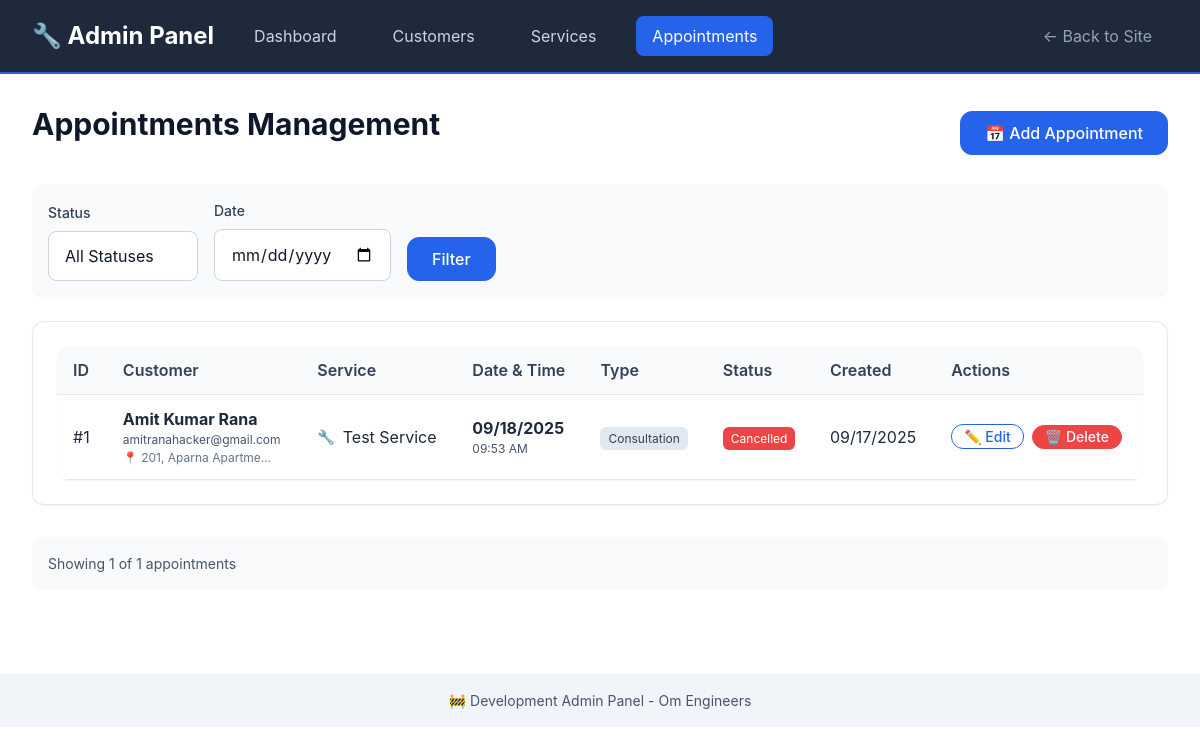
/admin/appointments, run on the app's committed database.
### models/appointment_db.py (models this page shows, shortened)
class Appointment(db.Model):
    __tablename__ = 'appointments'
    id: Mapped[int] = mapped_column(primary_key=True)
    customer_id: Mapped[int] = mapped_column(ForeignKey('customers.id'), nullable=False)
    service_id: Mapped[int] = mapped_column(ForeignKey('services.id'), nullable=False)
    appointment_date: Mapped[date] = mapped_column(Date, nullable=False, index=True)
    appointment_time: Mapped[time] = mapped_column(Time, nullable=False)
    appointment_type: Mapped[AppointmentType] = mapped_column(Enum(AppointmentType), default=AppointmentType.SERVICE)
    status: Mapped[AppointmentStatus] = mapped_column(Enum(AppointmentStatus), default=AppointmentStatus.PENDING, index=True)
    notes: Mapped[str] = mapped_column(Text, nullable=True)
    address: Mapped[str] = mapped_column(Text, nullable=True)
    estimated_duration: Mapped[str] = mapped_column(String(50), nullable=True)
    estimated_cost: Mapped[str] = mapped_column(String(50), nullable=True)
    actual_cost: Mapped[str] = mapped_column(String(50), nullable=True)
    technician_notes: Mapped[str] = mapped_column(Text, nullable=True)
    created_at: Mapped[datetime] = mapped_column(DateTime, default=datetime.utcnow)
    updated_at: Mapped[datetime] = mapped_column(DateTime, default=datetime.utcnow, onupdate=datetime.utcnow)
    completed_at: Mapped[datetime] = mapped_column(DateTime, nullable=True)
    cancelled_at: Mapped[datetime] = mapped_column(DateTime, nullable=True)
    customer = db.relationship('Customer', back_populates='appointments')
    service = db.relationship('Service', back_populates='appointments')

### models/customer_db.py (models this page shows, shortened)
class Customer(db.Model):
    __tablename__ = 'customers'
    id: Mapped[int] = mapped_column(primary_key=True)
    name: Mapped[str] = mapped_column(String(100), nullable=False)
    email: Mapped[str] = mapped_column(String(120), nullable=True, index=True)
    phone: Mapped[str] = mapped_column(String(20), nullable=False, index=True)
    address: Mapped[str] = mapped_column(Text, nullable=True)
    created_at: Mapped[datetime] = mapped_column(DateTime, default=datetime.utcnow)
    updated_at: Mapped[datetime] = mapped_column(DateTime, default=datetime.utcnow, onupdate=datetime.utcnow)
    appointments = db.relationship('Appointment', back_populates='customer', cascade='all, delete-orphan')

### models/service_db.py (models this page shows, shortened)
class Service(db.Model):
    __tablename__ = 'services'
    id: Mapped[int] = mapped_column(primary_key=True)
    name: Mapped[str] = mapped_column(String(100), nullable=False)
    description: Mapped[str] = mapped_column(Text, nullable=False)
    category: Mapped[str] = mapped_column(String(50), nullable=False, index=True)
    duration: Mapped[str] = mapped_column(String(50), nullable=False)
    price_range: Mapped[str] = mapped_column(String(50), nullable=False)
    icon: Mapped[str] = mapped_column(String(10), default="🔧")
    is_active: Mapped[bool] = mapped_column(Boolean, default=True, index=True)
    created_at: Mapped[datetime] = mapped_column(DateTime, default=datetime.utcnow)
    updated_at: Mapped[datetime] = mapped_column(DateTime, default=datetime.utcnow, onupdate=datetime.utcnow)
    appointments = db.relationship('Appointment', back_populates='service')

### routes/admin.py (the view)
@admin_bp.route('/appointments')
def appointments():
    status = request.args.get('status', '')
    date_filter = request.args.get('date', '')
    page = request.args.get('page', 1, type=int)
    query = Appointment.query
    if status:
        try:
            status_enum = AppointmentStatus(status)
            query = query.filter(Appointment.status == status_enum)
        except ValueError:
            pass
    if date_filter:
        try:
            filter_date = datetime.strptime(date_filter, '%Y-%m-%d').date()
            query = query.filter(Appointment.appointment_date == filter_date)
        except ValueError:
            pass
    appointments = query.order_by(Appointment.created_at.desc()).paginate(
        page=page, per_page=20, error_out=False
    )
    appointment_details = []
    for apt in appointments.items:
        customer = Customer.query.get(apt.customer_id)
        service = Service.query.get(apt.service_id)
        appointment_details.append({
            'appointment': apt,
            'customer': customer,
            'service': service
        })
    return render_template('admin/appointments.html',
                         appointments=appointments,
                         appointment_details=appointment_details,
                         statuses=list(AppointmentStatus),
                         current_status=status,
                         current_date=date_filter)

### templates/admin/appointments.html (shortened to what this page needs)
{% extends "admin/base.html" %}
{% block content %}
<div style="display: flex; justify-content: space-between; align-items: center; margin-bottom: var(--space-6);">
    <h1>Appointments Management</h1>
    <a href="{{ url_for('admin.new_appointment') }}" class="btn btn-primary">📅 Add Appointment</a>
</div>
<div class="filters">
    <form method="GET" style="display: flex; gap: var(--space-4); align-items: end; flex-wrap: wrap; width: 100%;">
        <div style="min-width: 150px;">
            <label for="status" class="form-label">Status</label>
            <select id="status" name="status" class="form-input">
                <option value="">All Statuses</option>
            </select>
        </div>
        <div style="min-width: 150px;">
            <label for="date" class="form-label">Date</label>
            <input type="date" id="date" name="date" class="form-input" value="{{ current_date }}">
        </div>
        <button type="submit" class="btn btn-primary">Filter</button>
    </form>
</div>
{% if appointments.items %}
<div class="card">
    <table class="admin-table">
        <thead>
            <tr>
                <th>ID</th>
                <th>Customer</th>
                <th>Service</th>
                <th>Date & Time</th>
                <th>Type</th>
                <th>Status</th>
                <th>Created</th>
                <th>Actions</th>
            </tr>
        </thead>
        <tbody>
            {% for detail in appointment_details %}
            {% set appointment = detail.appointment %}
            {% set customer = detail.customer %}
            {% set service = detail.service %}
            <tr>
                <td>#{{ appointment.id }}</td>
                <td>
                    <div>
                        <strong>{{ customer.name if customer else 'Unknown' }}</strong>
                        {% if customer %}
                        <div style="font-size: var(--font-size-xs); color: var(--gray-600);">
                            {{ customer.email }}
                        </div>
                        {% if customer.address %}
                        <div style="font-size: var(--font-size-xs); color: var(--gray-500); max-width: 150px; overflow: hidden; text-overflow: ellipsis; white-space: nowrap;"
                             title="{{ customer.address }}">
                            📍 {{ customer.address }}
                        </div>
                        {% endif %}
                        {% endif %}
                    </div>
                </td>
                <td>
                    <div style="display: flex; align-items: center; gap: var(--space-2);">
                        {% if service %}
                        <span style="font-size: var(--font-size-sm);">{{ service.icon }}</span>
                        <span>{{ service.name }}</span>
                        {% else %}
                        <span style="color: var(--gray-500);">Unknown Service</span>
                        {% endif %}
                    </div>
                </td>
                <td>
                    <div>
                        <strong>{{ appointment.appointment_date.strftime('%m/%d/%Y') }}</strong>
                        <div style="font-size: var(--font-size-xs); color: var(--gray-600);">
                            {{ appointment.appointment_time.strftime('%I:%M %p') }}
                        </div>
                    </div>
                </td>
                <td>
                    <span style="background-color: var(--gray-200); color: var(--gray-700); padding: var(--space-1) var(--space-2); border-radius: var(--border-radius-sm); font-size: var(--font-size-xs);">
                        {{ appointment.appointment_type.value.title() }}
                    </span>
                </td>
                <td>
                    <span style="background-color:
                        {% if appointment.status.value == 'pending' %}var(--warning-color)
                        {% elif appointment.status.value == 'confirmed' %}var(--primary-color)
                        {% elif appointment.status.value == 'completed' %}var(--success-color)
                        {% elif appointment.status.value == 'cancelled' %}var(--error-color)
                        {% else %}var(--gray-400){% endif %};
                        color: var(--white); padding: var(--space-1) var(--space-2); border-radius: var(--border-radius-sm); font-size: var(--font-size-xs);">
                        {{ appointment.status.value.title() }}
                    </span>
                </td>
                <td>{{ appointment.created_at.strftime('%m/%d/%Y') }}</td>
                <td>
                    <div style="display: flex; gap: var(--space-2);">
                        <a href="{{ url_for('admin.edit_appointment', appointment_id=appointment.id) }}"
                           class="btn btn-sm btn-outline">✏️ Edit</a>
                        <form method="POST" action="{{ url_for('admin.delete_appointment', appointment_id=appointment.id) }}"
                              style="display: inline;"
                              onsubmit="return confirm('Are you sure you want to delete this appointment?')">
                            <button type="submit" class="btn btn-sm btn-danger">🗑️ Delete</button>
                        </form>
                    </div>
                </td>
            </tr>
            {% endfor %}
        </tbody>
    </table>
</div>
{% endif %}
<div style="margin-top: var(--space-8); padding: var(--space-4); background: var(--gray-50); border-radius: var(--border-radius);">
    <p style="margin: 0; color: var(--gray-600); font-size: var(--font-size-sm);">
        Showing {{ appointments.items|length }} of {{ appointments.total }} appointments
    </p>
</div>
{% endblock %}

### static/css/main.css (style rules this page uses)
:root { --primary-color: #2563eb; --primary-dark: #1d4ed8; --primary-light: #3b82f6; --secondary-color: #64748b; --success-color: #10b981; --warning-color: #f59e0b; --error-color: #ef4444; --white: #ffffff; --gray-50: #f8fafc; --gray-100: #f1f5f9; --gray-200: #e2e8f0; --gray-300: #cbd5e1; --gray-400: #94a3b8; --gray-500: #64748b; --gray-600: #475569; --gray-700: #334155; --gray-800: #1e293b; --gray-900: #0f172a; --font-family: 'Inter', -apple-system, BlinkMacSystemFont, 'Segoe UI', Roboto, Oxygen, Ubuntu, Cantarell, sans-serif; --font-size-xs: 0.75rem; --font-size-sm: 0.875rem; --font-size-base: 1rem; --font-size-lg: 1.125rem; --font-size-xl: 1.25rem; --font-size-2xl: 1.5rem; --font-size-3xl: 1.875rem; --font-size-4xl: 2.25rem; --font-weight-normal: 400; --font-weight-medium: 500; --font-weight-semibold: 600; --font-weight-bold: 700; --line-height-tight: 1.25; --line-height-normal: 1.5; --line-height-relaxed: 1.75; --space-1: 0.25rem; --space-2: 0.5rem; --space-3: 0.75rem; --space-4: 1rem; --space-5: 1.25rem; --space-6: 1.5rem; --space-8: 2rem; --space-10: 2.5rem; --space-12: 3rem; --space-16: 4rem; --space-20: 5rem; --border-radius-sm: 0.375rem; --border-radius: 0.5rem; --border-radius-lg: 0.75rem; --border-radius-xl: 1rem; --shadow-sm: 0 1px 2px 0 rgba(0, 0, 0, 0.05); --shadow: 0 1px 3px 0 rgba(0, 0, 0, 0.1), 0 1px 2px 0 rgba(0, 0, 0, 0.06); --shadow-md: 0 4px 6px -1px rgba(0, 0, 0, 0.1), 0 2px 4px -1px rgba(0, 0, 0, 0.06); --shadow-lg: 0 10px 15px -3px rgba(0, 0, 0, 0.1), 0 4px 6px -2px rgba(0, 0, 0, 0.05); --container-max-width: 1200px; --header-height: 4rem; --min-touch-target: 2.75rem; }
*, *::before, *::after { box-sizing: border-box; }
* { margin: 0; padding: 0; }
html { font-size: 16px; scroll-behavior: smooth; -webkit-text-size-adjust: 100%; -ms-text-size-adjust: 100%; }
body { font-family: var(--font-family); font-size: var(--font-size-base); font-weight: var(--font-weight-normal); line-height: var(--line-height-normal); color: var(--gray-800); background-color: var(--white); -webkit-font-smoothing: antialiased; -moz-osx-font-smoothing: grayscale; }
h1, h2, h3, h4, h5, h6 { font-weight: var(--font-weight-bold); line-height: var(--line-height-tight); color: var(--gray-900); margin-bottom: var(--space-4); }
h1 { font-size: var(--font-size-3xl); }
p { margin-bottom: var(--space-4); color: var(--gray-600); }
a { color: var(--primary-color); text-decoration: none; }
.btn { display: inline-flex; align-items: center; justify-content: center; min-height: var(--min-touch-target); padding: var(--space-3) var(--space-6); font-family: inherit; font-size: var(--font-size-base); font-weight: var(--font-weight-medium); line-height: 1; text-decoration: none; border: 1px solid transparent; border-radius: var(--border-radius-lg); cursor: pointer; transition: all 0.2s ease-in-out; user-select: none; white-space: nowrap; }
.btn-primary { background-color: var(--primary-color); border-color: var(--primary-color); color: var(--white); }
.btn-outline { background-color: transparent; border-color: var(--primary-color); color: var(--primary-color); }
.btn-sm { min-height: 2.25rem; padding: var(--space-2) var(--space-4); font-size: var(--font-size-sm); }
.form-label { display: block; font-size: var(--font-size-sm); font-weight: var(--font-weight-medium); color: var(--gray-700); margin-bottom: var(--space-2); }
.form-input { display: block; width: 100%; min-height: var(--min-touch-target); padding: var(--space-3) var(--space-4); font-family: inherit; font-size: max(16px, var(--font-size-base)); line-height: var(--line-height-normal); color: var(--gray-900); background-color: var(--white); border: 1px solid var(--gray-300); border-radius: var(--border-radius); transition: border-color 0.2s ease-in-out, box-shadow 0.2s ease-in-out; -webkit-appearance: none; -moz-appearance: none; appearance: none; }
.form-input::placeholder { color: var(--gray-400); }
.card { background-color: var(--white); border: 1px solid var(--gray-200); border-radius: var(--border-radius-lg); box-shadow: var(--shadow-sm); padding: var(--space-6); transition: box-shadow 0.2s ease-in-out; }

### data on the page
Appointment: id "1", appointment_date "09/18/2025", appointment_time "09:53 AM", appointment_type.value "Consultation", status.value "Cancelled", created_at "09/17/2025"
Customer: name "Amit Kumar Rana", email "amitranahacker@gmail.com", address "201, Aparna Apartme…"
Service: icon "🔧", name "Test Service"

### other printed values
{{ appointments.items|length }} "1"
{{ appointments.total }} "1"
{{ config.APP_NAME }} "Om Engineers"
